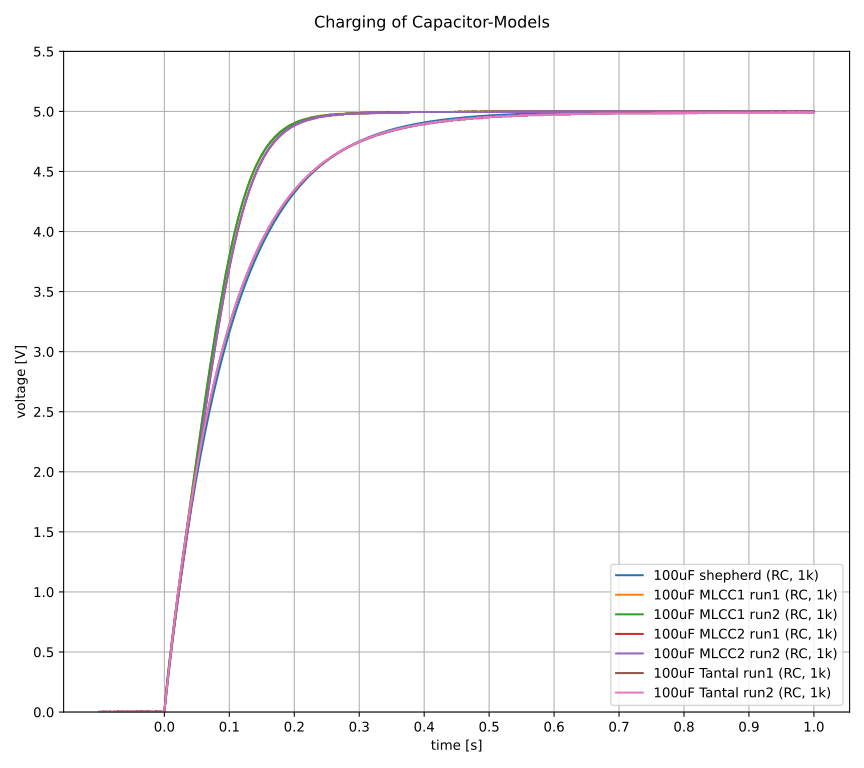

Here is the Python script that generated this plot:
from pathlib import Path

import numpy as np
from capacitor_real import cap_real_chg
from capacitor_shepherd import shp_cap_sim
from matplotlib import pyplot as plt

runtime = 1

shp_cap1 = shp_cap_sim(U_start_V=0, U_inp_V=5.0, R_inp_Ohm=1000, runtime=runtime)

fig = plt.figure(figsize=(9, 8), layout="tight")

plt.plot(shp_cap1["time"], shp_cap1["voltage"], label="100uF shepherd (RC, 1k)")
plt.plot(cap_real_chg[0]["time"], cap_real_chg[0]["voltage"], label="100uF MLCC1 run1 (RC, 1k)")
plt.plot(cap_real_chg[1]["time"], cap_real_chg[1]["voltage"], label="100uF MLCC1 run2 (RC, 1k)")
plt.plot(cap_real_chg[2]["time"], cap_real_chg[2]["voltage"], label="100uF MLCC2 run1 (RC, 1k)")
plt.plot(cap_real_chg[3]["time"], cap_real_chg[3]["voltage"], label="100uF MLCC2 run2 (RC, 1k)")
plt.plot(cap_real_chg[4]["time"], cap_real_chg[4]["voltage"], label="100uF Tantal run1 (RC, 1k)")
plt.plot(cap_real_chg[5]["time"], cap_real_chg[5]["voltage"], label="100uF Tantal run2 (RC, 1k)")
# plt.plot(shp_cap2["time"], shp_cap2["voltage"], label="100uF shepherd (I_inp)")

plt.suptitle("Charging of Capacitor-Models")
plt.xlabel("time [s]")
plt.ylabel("voltage [V]")
plt.xticks(np.arange(0.0, runtime + 0.1, 0.1))
plt.yticks(np.arange(0.0, 5.6, 0.5))
plt.ylim(bottom=0.0)  # , top=1.0)
plt.grid(True)
plt.legend(loc="lower right")
plt.tight_layout()
# force direct values on axis
for ax in fig.get_axes():
    ax.get_yaxis().get_major_formatter().set_useOffset(False)
    ax.get_xaxis().get_major_formatter().set_useOffset(False)
plt.savefig(Path(__file__).with_suffix(".svg"))  # PNG / SVG
plt.close(fig)
